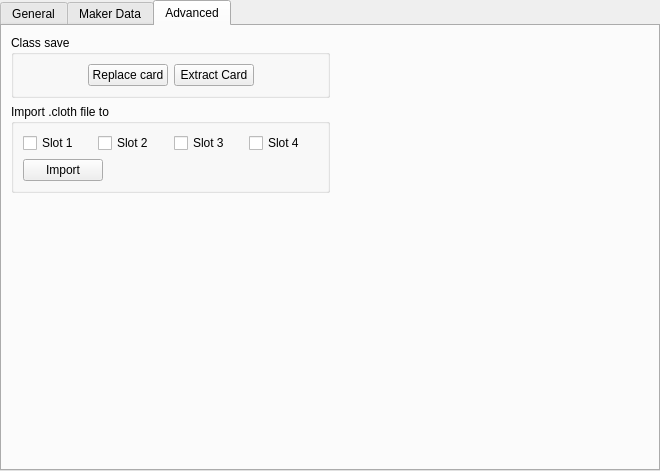
<?xml version="1.0" encoding="UTF-8"?>
<ui version="4.0">
 <class>CardView</class>
 <widget class="QTabWidget" name="CardView">
  <property name="geometry">
   <rect>
    <x>0</x>
    <y>0</y>
    <width>660</width>
    <height>471</height>
   </rect>
  </property>
  <property name="windowTitle">
   <string>TabWidget</string>
  </property>
  <property name="tabPosition">
   <enum>QTabWidget::North</enum>
  </property>
  <property name="currentIndex">
   <number>2</number>
  </property>
  <widget class="QWidget" name="generalTab">
   <attribute name="title">
    <string>General</string>
   </attribute>
   <layout class="QVBoxLayout" name="verticalLayout">
    <item>
     <layout class="QHBoxLayout" name="horizontalLayout">
      <item>
       <layout class="QFormLayout" name="formLayout">
        <item row="0" column="0">
         <widget class="QLabel" name="label_2">
          <property name="text">
           <string>Last Name</string>
          </property>
         </widget>
        </item>
        <item row="0" column="1">
         <widget class="QLineEdit" name="PROFILE_FAMILY_NAME"/>
        </item>
        <item row="1" column="0">
         <widget class="QLabel" name="label_3">
          <property name="text">
           <string>First Name</string>
          </property>
         </widget>
        </item>
        <item row="1" column="1">
         <widget class="QLineEdit" name="PROFILE_FIRST_NAME"/>
        </item>
        <item row="2" column="0">
         <widget class="QLabel" name="label_4">
          <property name="text">
           <string>Profile</string>
          </property>
         </widget>
        </item>
        <item row="2" column="1">
         <widget class="QTextEdit" name="PROFILE_PROFILE"/>
        </item>
       </layout>
      </item>
      <item>
       <widget class="QFrame" name="frame">
        <property name="sizePolicy">
         <sizepolicy hsizetype="Minimum" vsizetype="Minimum">
          <horstretch>0</horstretch>
          <verstretch>0</verstretch>
         </sizepolicy>
        </property>
        <property name="frameShape">
         <enum>QFrame::StyledPanel</enum>
        </property>
        <property name="frameShadow">
         <enum>QFrame::Raised</enum>
        </property>
        <layout class="QVBoxLayout" name="verticalLayout_4">
         <item>
          <widget class="QLabel" name="cardFace">
           <property name="sizePolicy">
            <sizepolicy hsizetype="Fixed" vsizetype="Fixed">
             <horstretch>0</horstretch>
             <verstretch>0</verstretch>
            </sizepolicy>
           </property>
           <property name="minimumSize">
            <size>
             <width>200</width>
             <height>300</height>
            </size>
           </property>
           <property name="maximumSize">
            <size>
             <width>200</width>
             <height>300</height>
            </size>
           </property>
           <property name="scaledContents">
            <bool>true</bool>
           </property>
          </widget>
         </item>
         <item>
          <widget class="QPushButton" name="replaceFaceButton">
           <property name="text">
            <string>Replace Face from PNG</string>
           </property>
          </widget>
         </item>
         <item>
          <widget class="QPushButton" name="replaceRosterButton">
           <property name="text">
            <string>Replace Thumb from PNG</string>
           </property>
          </widget>
         </item>
        </layout>
       </widget>
      </item>
     </layout>
    </item>
    <item>
     <spacer name="verticalSpacer">
      <property name="orientation">
       <enum>Qt::Vertical</enum>
      </property>
      <property name="sizeHint" stdset="0">
       <size>
        <width>20</width>
        <height>17</height>
       </size>
      </property>
     </spacer>
    </item>
   </layout>
  </widget>
  <widget class="QWidget" name="editDataTab">
   <attribute name="title">
    <string>Maker Data</string>
   </attribute>
   <layout class="QVBoxLayout" name="verticalLayout_3">
    <item>
     <widget class="QLineEdit" name="textMakerKeyFilter">
      <property name="placeholderText">
       <string>Filter keys</string>
      </property>
     </widget>
    </item>
    <item>
     <widget class="QTreeView" name="editDataView">
      <property name="rootIsDecorated">
       <bool>false</bool>
      </property>
     </widget>
    </item>
   </layout>
  </widget>
  <widget class="QWidget" name="tab">
   <attribute name="title">
    <string>Advanced</string>
   </attribute>
   <layout class="QHBoxLayout" name="horizontalLayout_5">
    <item>
     <layout class="QVBoxLayout" name="verticalLayout_5">
      <item>
       <widget class="QGroupBox" name="groupBox">
        <property name="title">
         <string>Class save</string>
        </property>
        <layout class="QHBoxLayout" name="horizontalLayout_2">
         <item>
          <spacer name="horizontalSpacer_4">
           <property name="orientation">
            <enum>Qt::Horizontal</enum>
           </property>
           <property name="sizeHint" stdset="0">
            <size>
             <width>40</width>
             <height>20</height>
            </size>
           </property>
          </spacer>
         </item>
         <item>
          <widget class="QPushButton" name="replaceCardButton">
           <property name="text">
            <string>Replace card</string>
           </property>
          </widget>
         </item>
         <item>
          <widget class="QPushButton" name="extractCardButton">
           <property name="text">
            <string>Extract Card</string>
           </property>
          </widget>
         </item>
         <item>
          <spacer name="horizontalSpacer">
           <property name="orientation">
            <enum>Qt::Horizontal</enum>
           </property>
           <property name="sizeHint" stdset="0">
            <size>
             <width>47</width>
             <height>20</height>
            </size>
           </property>
          </spacer>
         </item>
        </layout>
       </widget>
      </item>
      <item>
       <widget class="QGroupBox" name="groupBox_2">
        <property name="title">
         <string>Import .cloth file to</string>
        </property>
        <layout class="QVBoxLayout" name="verticalLayout_2">
         <item>
          <layout class="QHBoxLayout" name="horizontalLayout_3">
           <item>
            <widget class="QCheckBox" name="checkClothSlot1">
             <property name="text">
              <string>Slot 1</string>
             </property>
            </widget>
           </item>
           <item>
            <widget class="QCheckBox" name="checkClothSlot2">
             <property name="text">
              <string>Slot 2</string>
             </property>
            </widget>
           </item>
           <item>
            <widget class="QCheckBox" name="checkClothSlot3">
             <property name="text">
              <string>Slot 3</string>
             </property>
            </widget>
           </item>
           <item>
            <widget class="QCheckBox" name="checkClothSlot4">
             <property name="text">
              <string>Slot 4</string>
             </property>
            </widget>
           </item>
          </layout>
         </item>
         <item>
          <layout class="QHBoxLayout" name="horizontalLayout_4">
           <item>
            <widget class="QPushButton" name="importClothButton">
             <property name="text">
              <string>Import</string>
             </property>
            </widget>
           </item>
           <item>
            <spacer name="horizontalSpacer_2">
             <property name="orientation">
              <enum>Qt::Horizontal</enum>
             </property>
             <property name="sizeHint" stdset="0">
              <size>
               <width>40</width>
               <height>20</height>
              </size>
             </property>
            </spacer>
           </item>
          </layout>
         </item>
        </layout>
       </widget>
      </item>
      <item>
       <spacer name="verticalSpacer_2">
        <property name="orientation">
         <enum>Qt::Vertical</enum>
        </property>
        <property name="sizeHint" stdset="0">
         <size>
          <width>20</width>
          <height>40</height>
         </size>
        </property>
       </spacer>
      </item>
     </layout>
    </item>
    <item>
     <spacer name="horizontalSpacer_3">
      <property name="orientation">
       <enum>Qt::Horizontal</enum>
      </property>
      <property name="sizeHint" stdset="0">
       <size>
        <width>314</width>
        <height>20</height>
       </size>
      </property>
     </spacer>
    </item>
   </layout>
  </widget>
 </widget>
 <resources/>
 <connections>
  <connection>
   <sender>replaceFaceButton</sender>
   <signal>clicked()</signal>
   <receiver>CardView</receiver>
   <slot>replaceFacePNG()</slot>
   <hints>
    <hint type="sourcelabel">
     <x>540</x>
     <y>368</y>
    </hint>
    <hint type="destinationlabel">
     <x>329</x>
     <y>235</y>
    </hint>
   </hints>
  </connection>
  <connection>
   <sender>replaceRosterButton</sender>
   <signal>clicked()</signal>
   <receiver>CardView</receiver>
   <slot>replaceRosterPNG()</slot>
   <hints>
    <hint type="sourcelabel">
     <x>540</x>
     <y>408</y>
    </hint>
    <hint type="destinationlabel">
     <x>329</x>
     <y>235</y>
    </hint>
   </hints>
  </connection>
  <connection>
   <sender>importClothButton</sender>
   <signal>clicked()</signal>
   <receiver>CardView</receiver>
   <slot>importCloth()</slot>
   <hints>
    <hint type="sourcelabel">
     <x>61</x>
     <y>201</y>
    </hint>
    <hint type="destinationlabel">
     <x>329</x>
     <y>235</y>
    </hint>
   </hints>
  </connection>
  <connection>
   <sender>replaceCardButton</sender>
   <signal>clicked()</signal>
   <receiver>CardView</receiver>
   <slot>replaceCard()</slot>
   <hints>
    <hint type="sourcelabel">
     <x>168</x>
     <y>88</y>
    </hint>
    <hint type="destinationlabel">
     <x>329</x>
     <y>235</y>
    </hint>
   </hints>
  </connection>
  <connection>
   <sender>extractCardButton</sender>
   <signal>clicked()</signal>
   <receiver>CardView</receiver>
   <slot>extractCard()</slot>
   <hints>
    <hint type="sourcelabel">
     <x>217</x>
     <y>88</y>
    </hint>
    <hint type="destinationlabel">
     <x>329</x>
     <y>235</y>
    </hint>
   </hints>
  </connection>
 </connections>
 <slots>
  <slot>modelItemActivated(QModelIndex)</slot>
  <slot>replaceFacePNG()</slot>
  <slot>replaceRosterPNG()</slot>
  <slot>replaceCard()</slot>
  <slot>importCloth()</slot>
  <slot>extractCard()</slot>
 </slots>
</ui>
